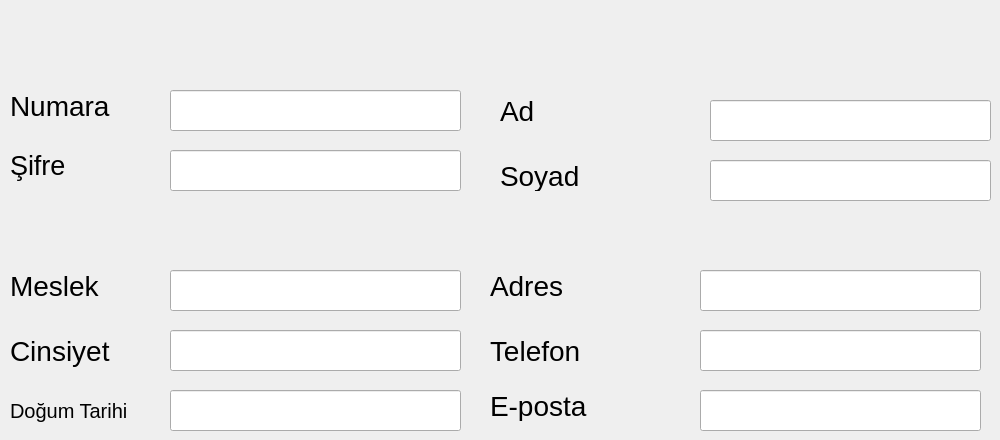
      <widget class="QWidget" name="tab_7">
       <attribute name="title">
        <string>Kullanıcı Ekle</string>
       </attribute>
       <widget class="QLineEdit" name="lineEdit_6">
        <property name="geometry">
         <rect>
          <x>170</x>
          <y>150</y>
          <width>291</width>
          <height>41</height>
         </rect>
        </property>
       </widget>
       <widget class="QLineEdit" name="lineEdit_8">
        <property name="geometry">
         <rect>
          <x>170</x>
          <y>90</y>
          <width>291</width>
          <height>41</height>
         </rect>
        </property>
       </widget>
       <widget class="QLineEdit" name="lineEdit_10">
        <property name="geometry">
         <rect>
          <x>710</x>
          <y>100</y>
          <width>281</width>
          <height>41</height>
         </rect>
        </property>
        <property name="text">
         <string/>
        </property>
       </widget>
       <widget class="QLabel" name="label_13">
        <property name="geometry">
         <rect>
          <x>10</x>
          <y>150</y>
          <width>151</width>
          <height>31</height>
         </rect>
        </property>
        <property name="font">
         <font>
          <family>Segoe UI</family>
          <pointsize>20</pointsize>
          <strikeout>false</strikeout>
         </font>
        </property>
        <property name="text">
         <string>Şifre</string>
        </property>
       </widget>
       <widget class="QLabel" name="label_15">
        <property name="geometry">
         <rect>
          <x>10</x>
          <y>90</y>
          <width>151</width>
          <height>31</height>
         </rect>
        </property>
        <property name="font">
         <font>
          <family>Segoe UI</family>
          <pointsize>21</pointsize>
          <strikeout>false</strikeout>
         </font>
        </property>
        <property name="text">
         <string>Numara</string>
        </property>
       </widget>
       <widget class="QLabel" name="label_17">
        <property name="geometry">
         <rect>
          <x>500</x>
          <y>90</y>
          <width>161</width>
          <height>41</height>
         </rect>
        </property>
        <property name="font">
         <font>
          <family>Segoe UI</family>
          <pointsize>21</pointsize>
          <strikeout>false</strikeout>
         </font>
        </property>
        <property name="text">
         <string>Ad</string>
        </property>
       </widget>
       <widget class="QLabel" name="label_18">
        <property name="geometry">
         <rect>
          <x>10</x>
          <y>330</y>
          <width>151</width>
          <height>41</height>
         </rect>
        </property>
        <property name="font">
         <font>
          <family>Segoe UI</family>
          <pointsize>21</pointsize>
          <strikeout>false</strikeout>
         </font>
        </property>
        <property name="text">
         <string>Cinsiyet</string>
        </property>
       </widget>
       <widget class="QLabel" name="label_19">
        <property name="geometry">
         <rect>
          <x>10</x>
          <y>270</y>
          <width>151</width>
          <height>31</height>
         </rect>
        </property>
        <property name="font">
         <font>
          <family>Segoe UI</family>
          <pointsize>21</pointsize>
          <strikeout>false</strikeout>
         </font>
        </property>
        <property name="text">
         <string>Meslek</string>
        </property>
       </widget>
       <widget class="QLabel" name="label_20">
        <property name="geometry">
         <rect>
          <x>10</x>
          <y>390</y>
          <width>151</width>
          <height>41</height>
         </rect>
        </property>
        <property name="font">
         <font>
          <family>Segoe UI</family>
          <pointsize>15</pointsize>
          <strikeout>false</strikeout>
         </font>
        </property>
        <property name="text">
         <string>Doğum Tarihi</string>
        </property>
       </widget>
       <widget class="QLineEdit" name="lineEdit_44">
        <property name="geometry">
         <rect>
          <x>170</x>
          <y>330</y>
          <width>291</width>
          <height>41</height>
         </rect>
        </property>
       </widget>
       <widget class="QLineEdit" name="lineEdit_45">
        <property name="geometry">
         <rect>
          <x>170</x>
          <y>270</y>
          <width>291</width>
          <height>41</height>
         </rect>
        </property>
       </widget>
       <widget class="QLineEdit" name="lineEdit_46">
        <property name="geometry">
         <rect>
          <x>170</x>
          <y>390</y>
          <width>291</width>
          <height>41</height>
         </rect>
        </property>
       </widget>
       <widget class="QLabel" name="label_48">
        <property name="geometry">
         <rect>
          <x>500</x>
          <y>160</y>
          <width>161</width>
          <height>31</height>
         </rect>
        </property>
        <property name="font">
         <font>
          <family>Segoe UI</family>
          <pointsize>21</pointsize>
          <strikeout>false</strikeout>
         </font>
        </property>
        <property name="text">
         <string>Soyad</string>
        </property>
       </widget>
       <widget class="QLineEdit" name="lineEdit_47">
        <property name="geometry">
         <rect>
          <x>710</x>
          <y>160</y>
          <width>281</width>
          <height>41</height>
         </rect>
        </property>
        <property name="text">
         <string/>
        </property>
       </widget>
       <widget class="QLabel" name="label_49">
        <property name="geometry">
         <rect>
          <x>490</x>
          <y>270</y>
          <width>161</width>
          <height>31</height>
         </rect>
        </property>
        <property name="font">
         <font>
          <family>Segoe UI</family>
          <pointsize>21</pointsize>
          <strikeout>false</strikeout>
         </font>
        </property>
        <property name="text">
         <string>Adres</string>
        </property>
       </widget>
       <widget class="QLineEdit" name="lineEdit_66">
        <property name="geometry">
         <rect>
          <x>700</x>
          <y>270</y>
          <width>281</width>
          <height>41</height>
         </rect>
        </property>
        <property name="text">
         <string/>
        </property>
       </widget>
       <widget class="QLabel" name="label_50">
        <property name="geometry">
         <rect>
          <x>490</x>
          <y>330</y>
          <width>181</width>
          <height>41</height>
         </rect>
        </property>
        <property name="font">
         <font>
          <family>Segoe UI</family>
          <pointsize>21</pointsize>
          <strikeout>false</strikeout>
         </font>
        </property>
        <property name="text">
         <string>Telefon</string>
        </property>
       </widget>
       <widget class="QLineEdit" name="lineEdit_67">
        <property name="geometry">
         <rect>
          <x>700</x>
          <y>330</y>
          <width>281</width>
          <height>41</height>
         </rect>
        </property>
        <property name="text">
         <string/>
        </property>
       </widget>
       <widget class="QLabel" name="label_51">
        <property name="geometry">
         <rect>
          <x>490</x>
          <y>390</y>
          <width>161</width>
          <height>31</height>
         </rect>
        </property>
        <property name="font">
         <font>
          <family>Segoe UI</family>
          <pointsize>21</pointsize>
          <strikeout>false</strikeout>
         </font>
        </property>
        <property name="text">
         <string>E-posta</string>
        </property>
       </widget>
       <widget class="QLineEdit" name="lineEdit_68">
        <property name="geometry">
         <rect>
          <x>700</x>
          <y>390</y>
          <width>281</width>
          <height>41</height>
         </rect>
        </property>
        <property name="text">
         <string/>
        </property>
       </widget>
      </widget>
